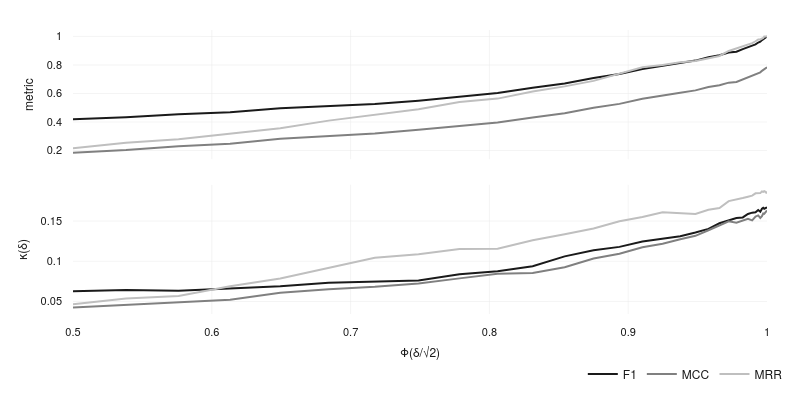

The notebook cell this image was saved under:
### Markdown cell above
## Resolution against separability

Both panels run over the separability of the score distributions rather than over the raw separation parameter. Sharing one separability axis across metrics is what makes them comparable, since their raw values sit on different scales, and the comparison follows Beam (2025). The upper panel gives the clean metric value, the lower one the band width. The rank metric is evaluated only on defect-bearing changes, because changes without a positive node contribute a fixed zero and would dilute the curve.

### Code cell
ALPHA, BETA, DELTA = (2, 18), (2, 38), (4, 6)
M = 300
GRID = np.linspace(0.0, 8.0, 60)
auroc = 0.5 * (1.0 + np.array([erf(d / 2.0) for d in GRID]))

C_full = changes(120, rng=np.random.default_rng(0))
C_rank = [(p, n) for p, n in C_full if len(p) > 0]  # rank metrics: defect-bearing only

palette = pio.templates["thesis"].layout.colorway

fig = make_subplots(rows=2, cols=1, shared_xaxes=True, vertical_spacing=0.09)
for metric, name, col in [
    (f1, "F1", palette[0]),
    (mcc, "MCC", palette[1]),
    (mrr, "MRR", palette[2]),
]:
    C = C_full if metric.structure == "label" else C_rank
    level, kappa, kstar = theta_star(
        C,
        GRID,
        metric=metric,
        M=M,
        alpha=ALPHA,
        beta=BETA,
        delta=DELTA,
        rng=np.random.default_rng(1),
    )
    fig.add_trace(
        go.Scatter(x=auroc, y=level, name=name, line=dict(color=col, width=2)),
        row=1,
        col=1,
    )
    fig.add_trace(
        go.Scatter(x=auroc, y=kappa, line=dict(color=col, width=2), showlegend=False),
        row=2,
        col=1,
    )

fig.update_xaxes(title_text="Φ(δ/√2)", row=2, col=1)
fig.update_yaxes(title_text="metric", row=1, col=1)
fig.update_yaxes(title_text="κ(δ)", row=2, col=1)
fig.update_layout(
    template="thesis",
    width=800,
    height=400,
    margin=dict(t=30, b=45, l=65, r=20),
)
fig.show(
    config={
        "toImageButtonOptions": {
            "format": "svg",
            "width": 800,
            "height": 400,
            "scale": 1,
        }
    }
)
